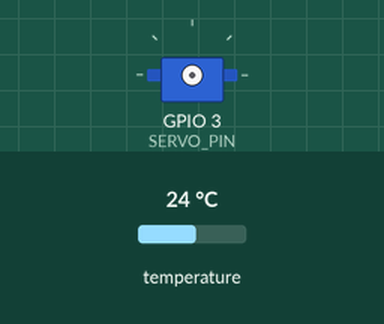
Bench run of a sketch on a simulated ESP8266 (NodeMCU). Parts: servo. The test bench sets the inputs (shaded band); at power-on: temperature 24 °C. WiFi joins after 1.5 s; servers stay silent unless stated.

Above: at 2.7 s.
2.8 s: temperature set to 38.2 °C
4.3 s: temperature set to 39.2 °C
At 4.52 s:
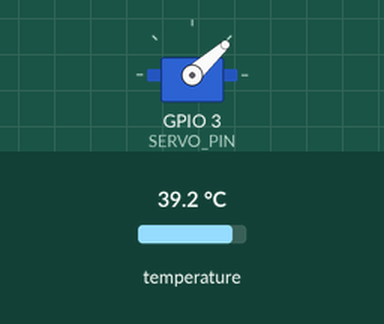
At 6.4 s:
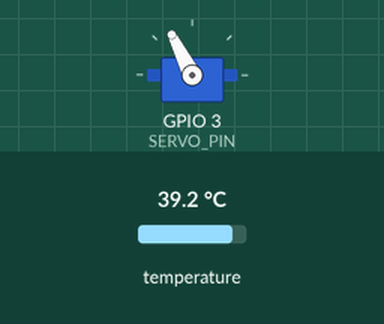
7.3 s: temperature set to 37 °C
At 7.82 s:
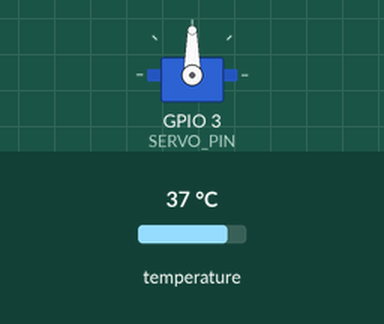
10.3 s: temperature set to 41 °C
13.3 s: temperature set to 12 °C
Timing chart, 0 to 16.3 s (numbered marks = the images above; inputs shaded):
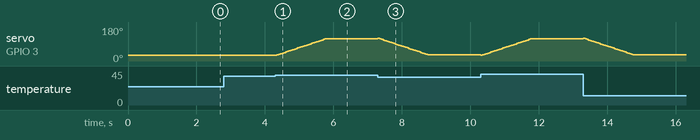

The sketch:

embedded_AC_Code.ino
```cpp
#include <ESP8266WiFi.h>
#include <ESP8266WiFiAP.h>
#include <ESP8266WiFiGeneric.h>
#include <ESP8266WiFiMulti.h>
#include <ESP8266WiFiScan.h>
#include <ESP8266WiFiSTA.h>
#include <ESP8266WiFiType.h>
#include <WiFiClient.h>
#include <WiFiClientSecure.h>
#include <WiFiServer.h>
#include <WiFiUdp.h>
#include <ESP8266mDNS.h>
#include <Servo.h>
#include <Wire.h>
#include <Adafruit_MLX90614.h>


/**
 * Pins we are using on the ESP8266
 */
#define SERVO_PIN 3
#define SDA 0
#define SCL 2

/**
 * Our wifi stuff
 */
#define WLAN_SSID       "INSERT_SSID_HERE"
#define WLAN_PASS       ""
String domain = "esp1";

/**
 * The set temperature
 */
byte setTemp = 100;

/**
 * Veriable to stop the servo from continuing to open and close
 */

/**
 * Swing temperature for efficency
 */

#define SWING 2

/**
 * The current temperature
 */
float currentTemp;

/**
 * The boolean veriable for telling flappy flaps to do their stuff
 */
boolean cooling = false;

/**
 * The servo object
 */
Servo servo;

//mlx.readAmbientTempF()
//mlx.readObjectTempF()
Adafruit_MLX90614 mlx = Adafruit_MLX90614();

// TCP server at port 80 will respond to HTTP requests
WiFiServer server(80);

void setup() {

  pinMode(SERVO_PIN, OUTPUT);
  //connect to wifi
  WiFi.begin(WLAN_SSID, WLAN_PASS);
  while (WiFi.status() != WL_CONNECTED) {
    delay(500);
  }

  if (!MDNS.begin("room3")) {
    while(1) {
      delay(1000);
    }
  }

  //start I2C, sensors and servo
  Wire.pins(SDA,SCL);
  Serial.begin(115200);
  mlx.begin();
  currentTemp = mlx.readAmbientTempF();

  server.begin();
  MDNS.addService("http", "tcp", 80);


}

void loop() {
  // Check if a client has connected
  WiFiClient client = server.available();

  //update the temperature while waiting for connection
  currentTemp = mlx.readAmbientTempF();

  //update the vents while waiting for connection
  ventControl();

  if (!client) {
    return;
  }

  // Wait for data from client to become available
  while(client.connected() && !client.available()){

    //update the temperature while waiting to recieve data
    currentTemp = mlx.readAmbientTempF();

    //update the vents while waiting to recieve data
    ventControl();
    delay(1);
  }

  // Read the first line of HTTP request
  String req = client.readStringUntil('\r');
  client.flush();


  if(req.charAt(0) == 's'){

    //find the new temperature value
    req = req.substring(1);

    //make sure the value is within range
    if(req.toInt() > 31 && req.toInt() < 101){
      setTemp = req.toInt();
      client.print(((int) setTemp)); //send the temperature back
    }
    //if if the data is out of range
    else{
      client.print("!!");
    }
  }

  // A request for the current value of the room
  else if(req.charAt(0) == 'r'){
    client.print((int) currentTemp);
  }

  //if the recieved value is not recognized
  else{
    client.print("!!");

  }
}

void ventControl(){
  if(currentTemp > (((int) setTemp) + SWING)){
    if(cooling == false){
      cooling = true;
      servo.attach(SERVO_PIN);
      for(int i = 10; i < 40; i++){
        servo.write(3*i);
        delay(50);
      }
      servo.detach();
    }
  }
  if(currentTemp < (int) setTemp){
    if(cooling == true){
      cooling = false;
      servo.attach(SERVO_PIN);
      for(int i = 40; i > 10; i--){
        servo.write(3*i);
        delay(50);
      }
     servo.detach();
    }
  }
}
```

Measured:
- the behaviour switches between 38.8 and 38.9 °C on temperature (found by bisection; images 0 and 1)
- the behaviour switches between 37.8 and 37.7 °C on temperature (found by bisection; images 2 and 3)
- after the input at 2.8 s, every drawn part: stays the same
- after the input at 4.3 s, servo on GPIO 3 (SERVO_PIN): moves from 30° to 117° over 1.4 s, starting after 0.05 s
